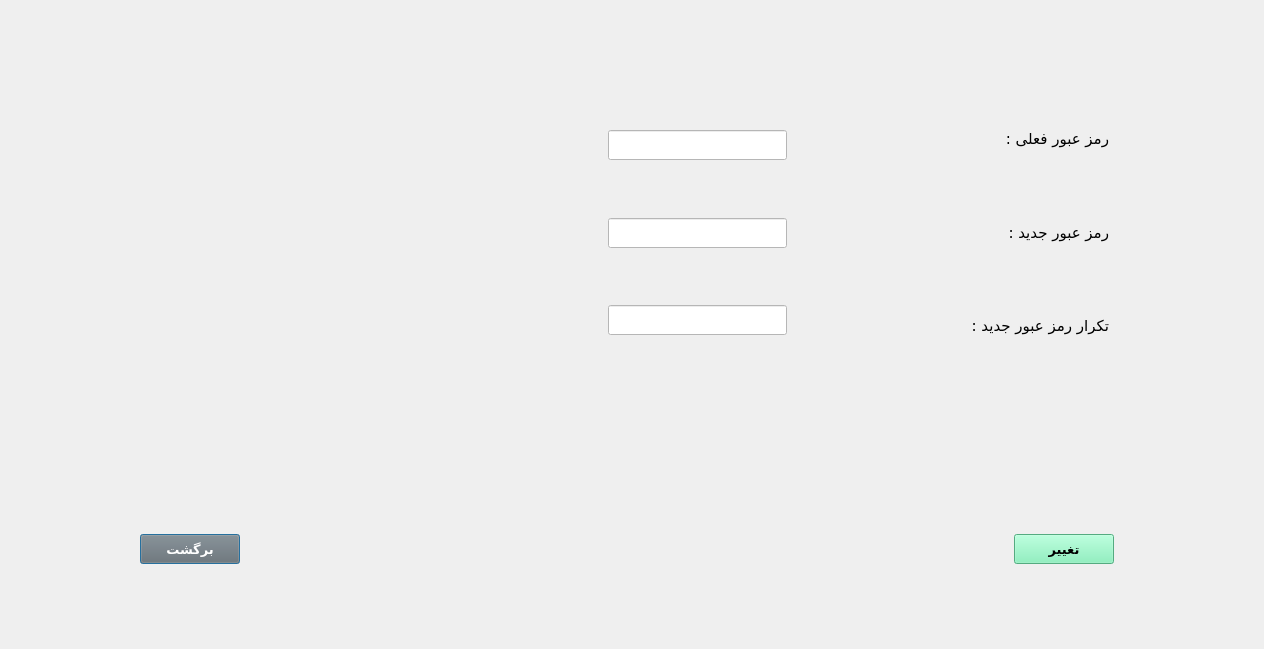
<?xml version="1.0" encoding="UTF-8"?>
<ui version="4.0">
 <class>StudentChangePasswordDialog</class>
 <widget class="QDialog" name="StudentChangePasswordDialog">
  <property name="geometry">
   <rect>
    <x>0</x>
    <y>0</y>
    <width>1264</width>
    <height>649</height>
   </rect>
  </property>
  <property name="windowTitle">
   <string>تغییر رمز عبور</string>
  </property>
  <widget class="QWidget" name="layoutWidget">
   <property name="geometry">
    <rect>
     <x>608</x>
     <y>130</y>
     <width>501</width>
     <height>205</height>
    </rect>
   </property>
   <layout class="QHBoxLayout" name="horizontalLayout">
    <item>
     <layout class="QVBoxLayout" name="verticalLayout_3">
      <item>
       <widget class="QLineEdit" name="lineEdit_oldPass">
        <property name="minimumSize">
         <size>
          <width>142</width>
          <height>30</height>
         </size>
        </property>
        <property name="font">
         <font>
          <pointsize>9</pointsize>
         </font>
        </property>
        <property name="styleSheet">
         <string notr="true">background-color: white
</string>
        </property>
        <property name="echoMode">
         <enum>QLineEdit::Password</enum>
        </property>
       </widget>
      </item>
      <item>
       <spacer name="verticalSpacer_6">
        <property name="orientation">
         <enum>Qt::Vertical</enum>
        </property>
        <property name="sizeHint" stdset="0">
         <size>
          <width>20</width>
          <height>40</height>
         </size>
        </property>
       </spacer>
      </item>
      <item>
       <widget class="QLineEdit" name="lineEdit_newPass">
        <property name="minimumSize">
         <size>
          <width>0</width>
          <height>30</height>
         </size>
        </property>
        <property name="font">
         <font>
          <pointsize>9</pointsize>
         </font>
        </property>
        <property name="styleSheet">
         <string notr="true">background-color: white</string>
        </property>
        <property name="echoMode">
         <enum>QLineEdit::Password</enum>
        </property>
       </widget>
      </item>
      <item>
       <spacer name="verticalSpacer_3">
        <property name="orientation">
         <enum>Qt::Vertical</enum>
        </property>
        <property name="sizeHint" stdset="0">
         <size>
          <width>20</width>
          <height>40</height>
         </size>
        </property>
       </spacer>
      </item>
      <item>
       <widget class="QLineEdit" name="lineEdit_repeatNewPass">
        <property name="minimumSize">
         <size>
          <width>0</width>
          <height>30</height>
         </size>
        </property>
        <property name="font">
         <font>
          <pointsize>9</pointsize>
         </font>
        </property>
        <property name="styleSheet">
         <string notr="true">background-color: white</string>
        </property>
        <property name="echoMode">
         <enum>QLineEdit::Password</enum>
        </property>
       </widget>
      </item>
     </layout>
    </item>
    <item>
     <layout class="QVBoxLayout" name="verticalLayout_2">
      <item>
       <spacer name="horizontalSpacer_5">
        <property name="orientation">
         <enum>Qt::Horizontal</enum>
        </property>
        <property name="sizeHint" stdset="0">
         <size>
          <width>40</width>
          <height>20</height>
         </size>
        </property>
       </spacer>
      </item>
      <item>
       <spacer name="verticalSpacer_5">
        <property name="orientation">
         <enum>Qt::Vertical</enum>
        </property>
        <property name="sizeHint" stdset="0">
         <size>
          <width>20</width>
          <height>40</height>
         </size>
        </property>
       </spacer>
      </item>
      <item>
       <spacer name="horizontalSpacer">
        <property name="orientation">
         <enum>Qt::Horizontal</enum>
        </property>
        <property name="sizeType">
         <enum>QSizePolicy::Minimum</enum>
        </property>
        <property name="sizeHint" stdset="0">
         <size>
          <width>160</width>
          <height>20</height>
         </size>
        </property>
       </spacer>
      </item>
      <item>
       <spacer name="verticalSpacer_2">
        <property name="orientation">
         <enum>Qt::Vertical</enum>
        </property>
        <property name="sizeHint" stdset="0">
         <size>
          <width>20</width>
          <height>40</height>
         </size>
        </property>
       </spacer>
      </item>
      <item>
       <spacer name="horizontalSpacer_2">
        <property name="orientation">
         <enum>Qt::Horizontal</enum>
        </property>
        <property name="sizeType">
         <enum>QSizePolicy::Minimum</enum>
        </property>
        <property name="sizeHint" stdset="0">
         <size>
          <width>160</width>
          <height>20</height>
         </size>
        </property>
       </spacer>
      </item>
     </layout>
    </item>
    <item>
     <layout class="QVBoxLayout" name="verticalLayout">
      <item>
       <widget class="QLabel" name="label">
        <property name="font">
         <font>
          <family>B Koodak</family>
          <pointsize>11</pointsize>
         </font>
        </property>
        <property name="text">
         <string>رمز عبور فعلی :</string>
        </property>
       </widget>
      </item>
      <item>
       <spacer name="verticalSpacer_4">
        <property name="orientation">
         <enum>Qt::Vertical</enum>
        </property>
        <property name="sizeHint" stdset="0">
         <size>
          <width>20</width>
          <height>40</height>
         </size>
        </property>
       </spacer>
      </item>
      <item>
       <widget class="QLabel" name="label_newPass">
        <property name="font">
         <font>
          <family>B Koodak</family>
          <pointsize>11</pointsize>
         </font>
        </property>
        <property name="text">
         <string>رمز عبور جدید :</string>
        </property>
       </widget>
      </item>
      <item>
       <spacer name="verticalSpacer">
        <property name="orientation">
         <enum>Qt::Vertical</enum>
        </property>
        <property name="sizeHint" stdset="0">
         <size>
          <width>20</width>
          <height>40</height>
         </size>
        </property>
       </spacer>
      </item>
      <item>
       <widget class="QLabel" name="label_repeatNewPass">
        <property name="font">
         <font>
          <family>B Koodak</family>
          <pointsize>11</pointsize>
         </font>
        </property>
        <property name="text">
         <string>تکرار رمز عبور جدید :</string>
        </property>
       </widget>
      </item>
     </layout>
    </item>
   </layout>
  </widget>
  <widget class="QWidget" name="layoutWidget_2">
   <property name="geometry">
    <rect>
     <x>140</x>
     <y>530</y>
     <width>974</width>
     <height>38</height>
    </rect>
   </property>
   <layout class="QHBoxLayout" name="horizontalLayout_2">
    <item>
     <widget class="QPushButton" name="pushButton_2">
      <property name="minimumSize">
       <size>
        <width>100</width>
        <height>30</height>
       </size>
      </property>
      <property name="font">
       <font>
        <family>B Nazanin</family>
        <pointsize>10</pointsize>
        <weight>75</weight>
        <bold>true</bold>
       </font>
      </property>
      <property name="styleSheet">
       <string notr="true">background-color:rgb(111, 111, 111);
color: white;</string>
      </property>
      <property name="text">
       <string>برگشت</string>
      </property>
     </widget>
    </item>
    <item>
     <spacer name="horizontalSpacer_3">
      <property name="orientation">
       <enum>Qt::Horizontal</enum>
      </property>
      <property name="sizeHint" stdset="0">
       <size>
        <width>798</width>
        <height>20</height>
       </size>
      </property>
     </spacer>
    </item>
    <item>
     <widget class="QPushButton" name="pushButton_change">
      <property name="minimumSize">
       <size>
        <width>100</width>
        <height>30</height>
       </size>
      </property>
      <property name="font">
       <font>
        <family>B Nazanin</family>
        <pointsize>10</pointsize>
        <weight>75</weight>
        <bold>true</bold>
       </font>
      </property>
      <property name="styleSheet">
       <string notr="true">background-color: rgb(118, 240, 179)</string>
      </property>
      <property name="text">
       <string>تغییر</string>
      </property>
     </widget>
    </item>
   </layout>
  </widget>
 </widget>
 <resources/>
 <connections>
  <connection>
   <sender>pushButton_2</sender>
   <signal>clicked()</signal>
   <receiver>StudentChangePasswordDialog</receiver>
   <slot>close()</slot>
   <hints>
    <hint type="sourcelabel">
     <x>173</x>
     <y>540</y>
    </hint>
    <hint type="destinationlabel">
     <x>105</x>
     <y>531</y>
    </hint>
   </hints>
  </connection>
 </connections>
</ui>
